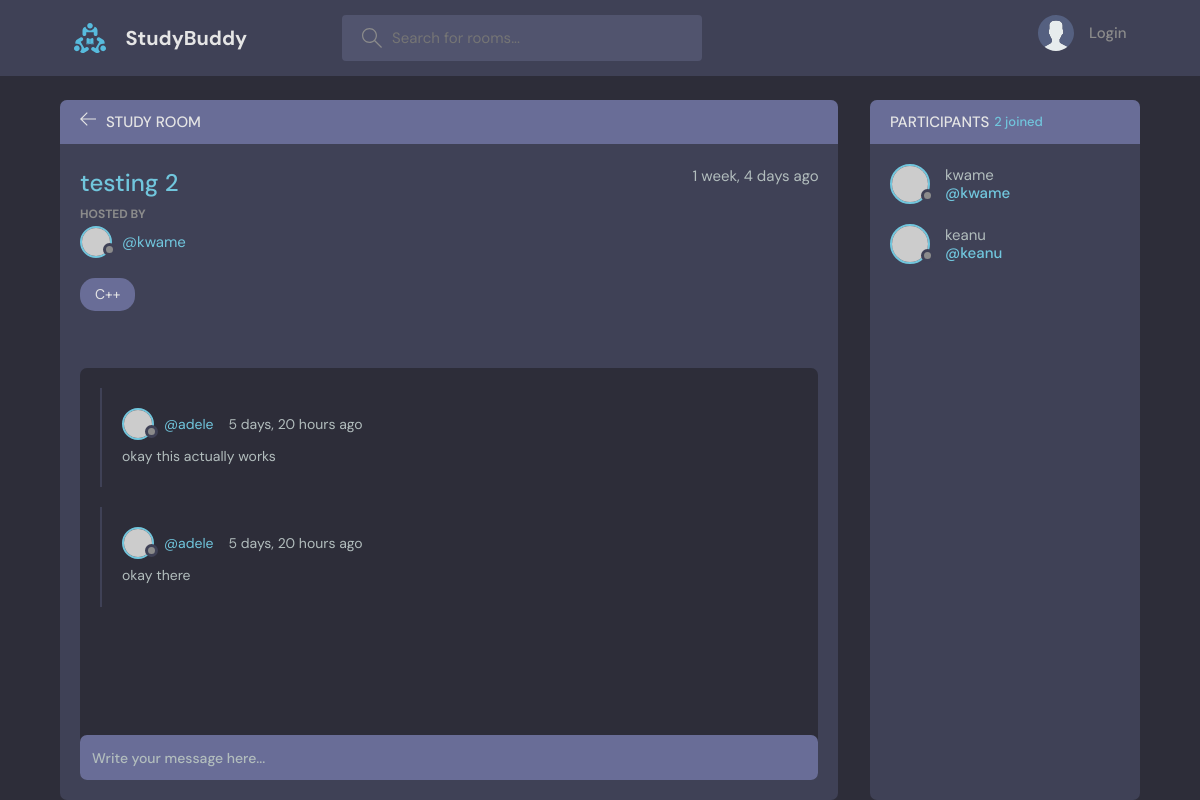
The page /room/3/ on the database as committed earlier.
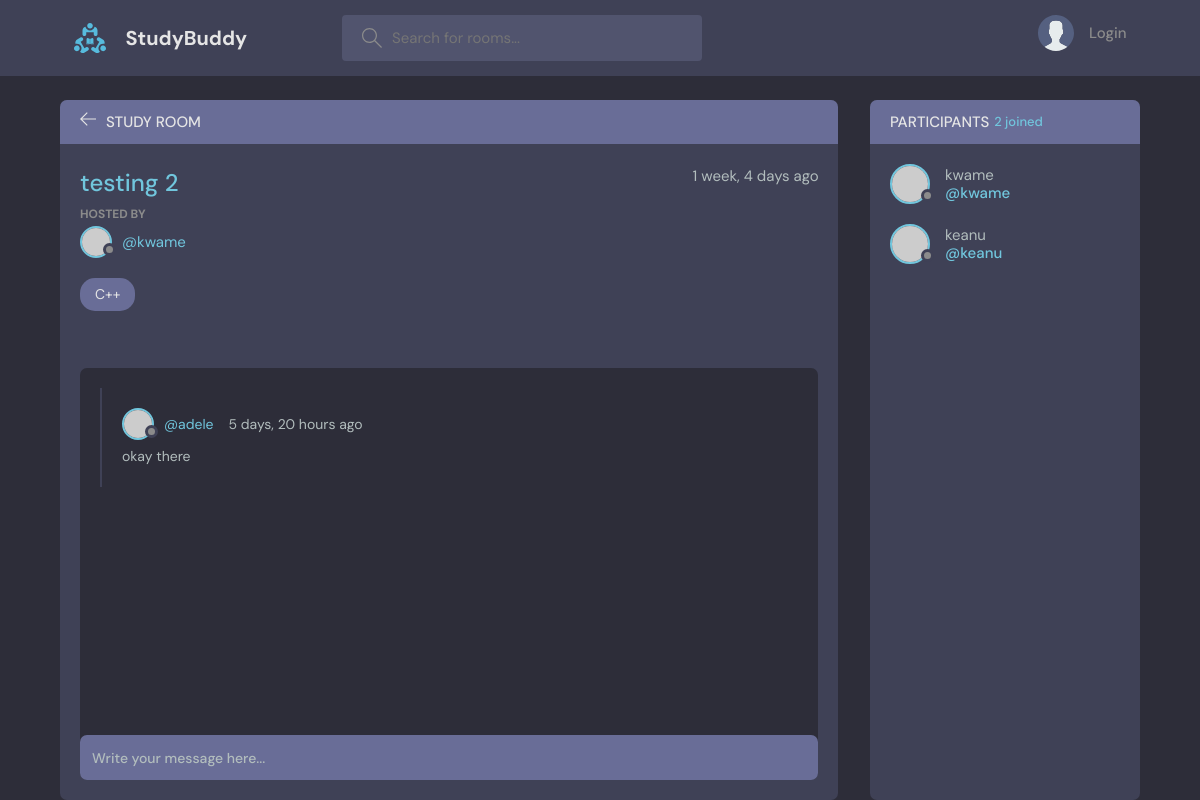
The same page on the database as committed later.
### base/models.py (models this page shows, shortened)
class Room(models.Model):
    host = models.ForeignKey(User, on_delete=models.SET_NULL, null=True)
    topic = models.ForeignKey(Topic, on_delete=models.SET_NULL, null=True)
    name = models.CharField(max_length=200)
    description = models.TextField(null=True, blank=True)
    participants = models.ManyToManyField(User, related_name='participants', blank=True)
    updated = models.DateTimeField(auto_now=True)
    created = models.DateTimeField(auto_now_add=True)
    class Meta:
        ordering = ['-updated', '-created']

class Topic(models.Model):
    name = models.CharField(max_length=200)
    def __str__(self):
        return self.name

class Message(models.Model):
    user = models.ForeignKey(User, on_delete=models.CASCADE)
    room = models.ForeignKey(Room, on_delete=models.CASCADE)
    body = models.TextField()
    updated = models.DateTimeField(auto_now=True)
    created = models.DateTimeField(auto_now_add=True)
    class Meta:
        ordering = ['-updated', '-created']

### base/views.py (the view, shortened to what this page needs)
# urls.py: path('room/<int:pk>/', views.room, name="room"),
def room(request, pk):
    room = Room.objects.get(id=pk)
    room_messages = room.message_set.all().order_by('-created')
    participants = room.participants.all()
    context = {'room' : room, 'room_messages': room_messages, 'participants': participants}
    return render(request, 'base/room.html', context)

### base/templates/base/room.html (shortened to what this page needs)
{% extends "main.html" %}
{% block content %}
    <main class="profile-page layout layout--2">
      <div class="container">
        <div class="room">
          <div class="room__top">
            <div class="room__topLeft">
              <a href="{% url 'home' %}">
                <svg version="1.1" xmlns="http://www.w3.org/2000/svg" width="32" height="32" viewBox="0 0 32 32">
                  <title>arrow-left</title>
                  <path
                    d="M13.723 2.286l-13.723 13.714 13.719 13.714 1.616-1.611-10.96-10.96h27.625v-2.286h-27.625l10.965-10.965-1.616-1.607z"
                  ></path>
                </svg>
              </a>
              <h3>Study Room</h3>
            </div>
          </div>
          <div class="room__box scroll">
            <div class="room__header scroll">
              <div class="room__info">
                <h3>{{room.name}}</h3>
                <span>{{room.created|timesince}} ago</span>
              </div>
              <div class="room__hosted">
                <p>Hosted By</p>
                <a href="{% url 'user-profile' room.host.id %}" class="room__author">
                  <div class="avatar avatar--small">
                    <img src="https://randomuser.me/api/portraits/men/37.jpg" />
                  </div>
                  <span>@{{room.host.username}}</span>
                </a>
              </div>
              <span class="room__topics">{{room.topic}}</span>
            </div>
            <div class="room__conversation">
              <div class="threads scroll">
                {% for message in room_messages %}
                <div class="thread">
                  <div class="thread__top">
                    <div class="thread__author">
                      <a href="{% url 'user-profile' message.user.id %}" class="thread__authorInfo">
                        <div class="avatar avatar--small">
                          <img src="https://randomuser.me/api/portraits/men/37.jpg" />
                        </div>
                        <span>@{{message.user.username}}</span>
                      </a>
                      <span class="thread__date">{{message.created|timesince}} ago</span>
                    </div>
                  </div>
                  <div class="thread__details">
                    {{message.body}}
                  </div>
                </div>
                {% endfor %}
              </div>
            </div>
          </div>
          <div class="room__message">
            <form action="" method="POST">
              <input name="body" placeholder="Write your message here..." />
            </form>
          </div>
        </div>
        <div class="participants">
          <h3 class="participants__top">Participants <span>{{participants.count}} joined</span></h3>
          <div class="participants__list scroll">
            {% for user in participants %}
            <a href="{% url 'user-profile' user.id %}" class="participant">
              <div class="avatar avatar--medium">
                <img src="https://randomuser.me/api/portraits/men/37.jpg" />
              </div>
              <p>
                {{user.username}}
                <span>@{{user.username}}</span>
              </p>
            </a>
            {% endfor %}
          </div>
        </div>
      </div>
    </main>
{% endblock %}

### templates/main.html (shortened to what this page needs)
<!DOCTYPE html>
{% load static %}
<html lang="en">
  <head>
    <link rel="stylesheet" href={% static "base/style.css" %} />
  </head>
  <body>
    {% include 'navbar.html' %}
    {% block content %}
    {% endblock %}
  </body>
</html>

### templates/navbar.html (shortened to what this page needs)
{% load static %}
<header class="header header--loggedIn">
    <div class="container">
      <a href="{% url 'home' %}" class="header__logo">
        <img src="{% static 'base/images/logo.svg' %}" />
        <h1>StudyBuddy</h1>
      </a>
      <form class="header__search" method="GET" action="{% url 'home' %}">
        <label>
          <input name="q" placeholder="Search for rooms..." />
        </label>
      </form>
      <nav class="header__menu">
        {% if request.user.is_authenticated %}
        <div class="header__user">
          <a href="profile.html">
            <div class="avatar avatar--medium active">
              <img src="https://randomuser.me/api/portraits/men/37.jpg" />
            </div>
            <p>{{ request.user.username}} <span>@{{ request.user.username }}</span></p>
          </a>
          <button class="dropdown-button">
            <svg version="1.1" xmlns="http://www.w3.org/2000/svg" width="32" height="32" viewBox="0 0 32 32">
              <title>chevron-down</title>
              <path d="M16 21l-13-13h-3l16 16 16-16h-3l-13 13z"></path>
            </svg>
          </button>
        </div>
        {% else %}
         <a href="{% url 'login' %}">
          <img src="{% static 'base/images/avatar.svg' %}" />
          <p>Login</p>
        </a>
        {% endif %}
      </nav>
    </div>
  </header>

Rows that differ between the two databases and show on the page:
removed Message: user.username "adele", created "5 days, 20 hours", body "okay this actually works"
